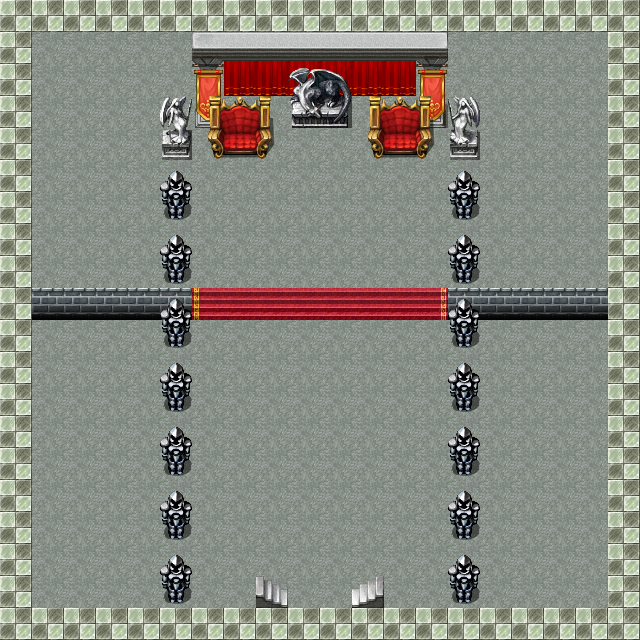

This game map was drawn from its Tiled (.tmx) file and the tilesets committed beside it. A one-line description and the trimmed map source follow:
An orthogonal 20x20 tile map with 32x32 px tiles, 4 tile layers (Base, Awning, Flag, Chairs).

<map version="1.0" orientation="orthogonal" width="20" height="20" tilewidth="32" tileheight="32">
 <properties>
  <property name="startingXTile" value="8" />
  <property name="startingYTile" value="18" />
 </properties>
 <tileset firstgid="1" name="hugeSpritSheet" tilewidth="32" tileheight="32">
  <image source="hugeSpriteSheet.png" width="1024" height="2016" />
  <tile id="101">
   <properties>
    <property name="blocked" value="true" />
   </properties>
  </tile>
  <tile id="133">
   <properties>
    <property name="blocked" value="true" />
   </properties>
  </tile>
  <tile id="1847">
   <properties>
    <property name="blocked" value="true" />
   </properties>
  </tile>
  <tile id="1855">
   <properties>
    <property name="blocked" value="true" />
   </properties>
  </tile>
  <tile id="1913">
   <properties>
    <property name="blocked" value="true" />
   </properties>
  </tile>
  <tile id="1914">
   <properties>
    <property name="blocked" value="true" />
   </properties>
  </tile>
 </tileset>
 <layer name="Base" width="20" height="20">
  <data>[400 cells, 400 non-empty, 5 distinct tile ids]</data>
 </layer>
 <layer name="Awning" width="20" height="20">
  <data>[400 cells, 61 non-empty, 21 distinct tile ids]</data>
 </layer>
 <layer name="Flag" width="20" height="20">
  <data>[400 cells, 79 non-empty, 3 distinct tile ids]</data>
 </layer>
 <layer name="Chairs" width="20" height="20">
  <data>[400 cells, 12 non-empty, 6 distinct tile ids]</data>
 </layer>
</map>
